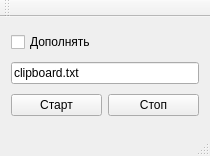
<?xml version="1.0" encoding="UTF-8"?>
<ui version="4.0">
 <class>MainWindow</class>
 <widget class="QMainWindow" name="MainWindow">
  <property name="geometry">
   <rect>
    <x>0</x>
    <y>0</y>
    <width>210</width>
    <height>156</height>
   </rect>
  </property>
  <property name="windowTitle">
   <string>MainWindow</string>
  </property>
  <widget class="QWidget" name="centralWidget">
   <layout class="QGridLayout" name="gridLayout">
    <item row="2" column="0">
     <widget class="QPushButton" name="startButton">
      <property name="text">
       <string>Старт</string>
      </property>
     </widget>
    </item>
    <item row="2" column="1">
     <widget class="QPushButton" name="stopButton">
      <property name="text">
       <string>Стоп</string>
      </property>
     </widget>
    </item>
    <item row="1" column="0" colspan="2">
     <widget class="QLineEdit" name="fileName">
      <property name="text">
       <string>clipboard.txt</string>
      </property>
      <property name="placeholderText">
       <string>Имя файла</string>
      </property>
     </widget>
    </item>
    <item row="0" column="0" colspan="2">
     <widget class="QCheckBox" name="append">
      <property name="text">
       <string>Дополнять</string>
      </property>
     </widget>
    </item>
   </layout>
  </widget>
  <widget class="QMenuBar" name="menuBar">
   <property name="geometry">
    <rect>
     <x>0</x>
     <y>0</y>
     <width>210</width>
     <height>20</height>
    </rect>
   </property>
  </widget>
  <widget class="QToolBar" name="mainToolBar">
   <attribute name="toolBarArea">
    <enum>TopToolBarArea</enum>
   </attribute>
   <attribute name="toolBarBreak">
    <bool>false</bool>
   </attribute>
  </widget>
  <widget class="QStatusBar" name="statusBar"/>
 </widget>
 <layoutdefault spacing="6" margin="11"/>
 <resources/>
 <connections/>
</ui>
